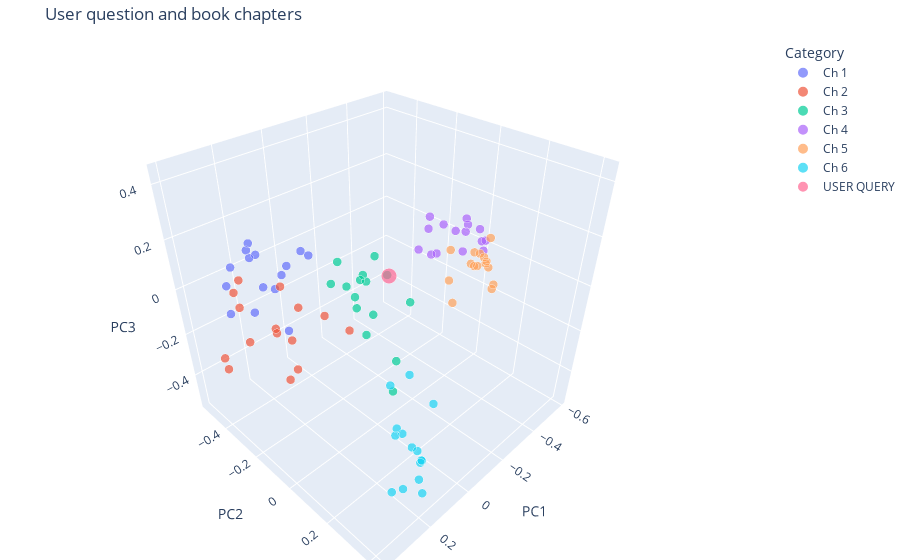

Write notebook code for a chart like this one.
### Code cell
user_query_rag = "What is Lp norm?"

query_embedding_rag = embedding_model.embed_documents([user_query_rag])[0]
query_vector_rag = np.array(query_embedding_rag)

reduced_query_rag = pca.transform([query_vector_rag])

all_points = np.vstack([reduced_book, reduced_query_rag])
all_texts = chapter_chunks + [user_query_rag]
all_categories = chapter_labels + ["USER QUERY"]
all_sizes = [5] * len(chapter_chunks) + [15]

df_rag = pd.DataFrame({
    'PC1': all_points[:, 0],
    'PC2': all_points[:, 1],
    'PC3': all_points[:, 2],
    'Text': all_texts,
    'Category': all_categories,
    'Size': all_sizes
})

rag_fig = px.scatter_3d(
    df_rag,
    x='PC1', y='PC2', z='PC3',
    color='Category',
    size='Size',
    size_max=15,
    hover_data={'PC1': False, 'PC2': False, 'PC3': False, 'Text': False, 'Category': True, 'Size': False},
    title="User question and book chapters",
    color_discrete_sequence=px.colors.qualitative.Plotly
)
rag_fig.update_layout(margin=dict(l=0, r=0, b=0, t=40))
rag_fig.show()

scores = [cosine_similarity(query_vector_rag, chunk_vector) for chunk_vector in book_embeddings_array]

top_indices = np.argsort(scores)[-3:][::-1]

context = ""
print(f"User Query: '{user_query_rag}'")
print("\n--- Top 3 Most Similar Textbook Chunks (Retrieved Context) ---")
for i, idx in enumerate(top_indices):
    context += chapter_chunks[idx]
    context += "\n"
    print(f"\n[Match {i+1}] Similarity Score: {scores[idx]:.4f}")
    print(f"Chapter: {chapter_labels[idx]}")
    print(f"Snippet: {chapter_chunks[idx][:300]}...")
